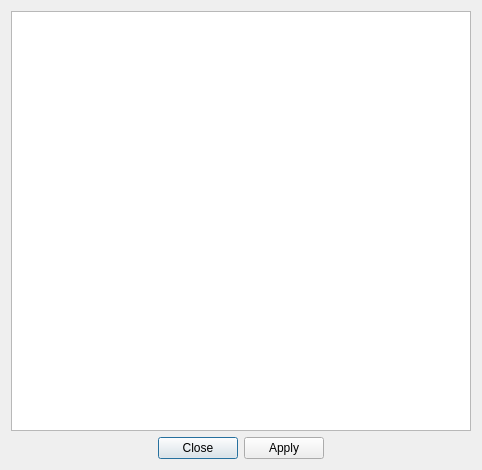
<?xml version="1.0" encoding="UTF-8"?>
<ui version="4.0">
 <class>cgToolsPolygonDirection</class>
 <widget class="QDialog" name="cgToolsPolygonDirection">
  <property name="geometry">
   <rect>
    <x>0</x>
    <y>0</y>
    <width>482</width>
    <height>470</height>
   </rect>
  </property>
  <property name="windowTitle">
   <string>CAIGOS Flächenattribut &quot;Außen ◄─► Innen&quot; wechseln</string>
  </property>
  <layout class="QGridLayout" name="gridLayout">
   <item row="0" column="0">
    <layout class="QVBoxLayout" name="Baum">
     <item>
      <widget class="QTreeWidget" name="tvCaigosAtt">
       <property name="sizePolicy">
        <sizepolicy hsizetype="Expanding" vsizetype="Expanding">
         <horstretch>0</horstretch>
         <verstretch>0</verstretch>
        </sizepolicy>
       </property>
       <property name="minimumSize">
        <size>
         <width>200</width>
         <height>200</height>
        </size>
       </property>
       <property name="toolTip">
        <string/>
       </property>
       <attribute name="headerVisible">
        <bool>false</bool>
       </attribute>
       <column>
        <property name="text">
         <string notr="true">1</string>
        </property>
       </column>
      </widget>
     </item>
    </layout>
   </item>
   <item row="1" column="0">
    <layout class="QVBoxLayout" name="Buttons">
     <item>
      <widget class="QDialogButtonBox" name="button_box">
       <property name="sizePolicy">
        <sizepolicy hsizetype="Expanding" vsizetype="Fixed">
         <horstretch>0</horstretch>
         <verstretch>0</verstretch>
        </sizepolicy>
       </property>
       <property name="minimumSize">
        <size>
         <width>0</width>
         <height>0</height>
        </size>
       </property>
       <property name="orientation">
        <enum>Qt::Horizontal</enum>
       </property>
       <property name="standardButtons">
        <set>QDialogButtonBox::Apply|QDialogButtonBox::Close</set>
       </property>
       <property name="centerButtons">
        <bool>true</bool>
       </property>
      </widget>
     </item>
    </layout>
   </item>
  </layout>
 </widget>
 <resources/>
 <connections>
  <connection>
   <sender>button_box</sender>
   <signal>rejected()</signal>
   <receiver>cgToolsPolygonDirection</receiver>
   <slot>reject()</slot>
   <hints>
    <hint type="sourcelabel">
     <x>20</x>
     <y>20</y>
    </hint>
    <hint type="destinationlabel">
     <x>20</x>
     <y>20</y>
    </hint>
   </hints>
  </connection>
  <connection>
   <sender>button_box</sender>
   <signal>accepted()</signal>
   <receiver>cgToolsPolygonDirection</receiver>
   <slot>accept()</slot>
   <hints>
    <hint type="sourcelabel">
     <x>20</x>
     <y>20</y>
    </hint>
    <hint type="destinationlabel">
     <x>20</x>
     <y>20</y>
    </hint>
   </hints>
  </connection>
 </connections>
</ui>
